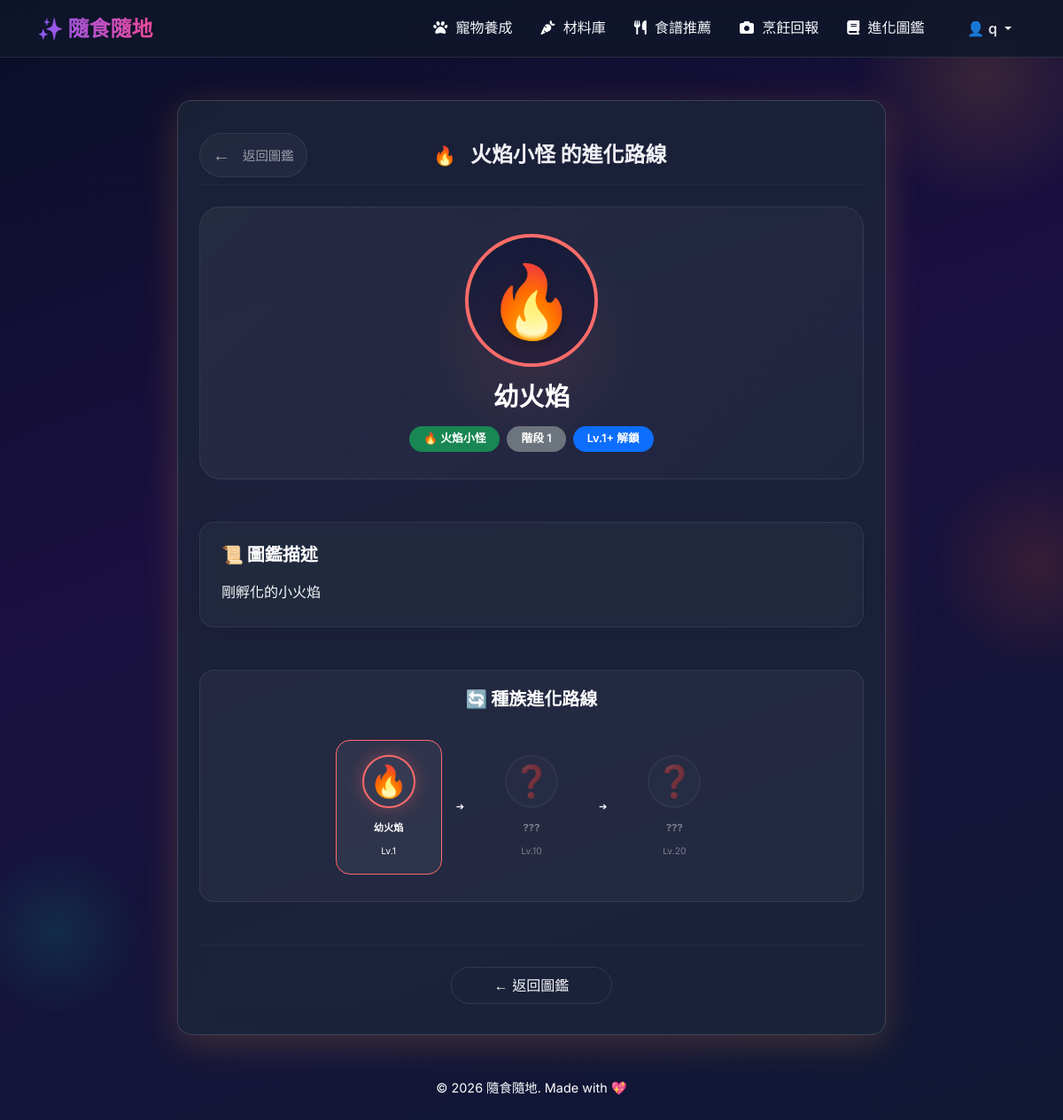
Screenshot of /collection/1 (signed in) with the database file from the repository.
### sql_models.py (models this page shows, shortened)
class User(UserMixin, db.Model):
    __tablename__ = 'users'
    id = db.Column(db.Integer, primary_key=True)
    username = db.Column(db.String(80), unique=True, nullable=False)
    email = db.Column(db.String(120), unique=True, nullable=False)
    password_hash = db.Column(db.String(256), nullable=False)
    display_name = db.Column(db.String(80))
    cooking_count = db.Column(db.Integer, default=0)
    created_at = db.Column(db.DateTime, default=datetime.utcnow)
    pet = db.relationship('Pet', backref='user', uselist=False, cascade="all, delete-orphan")
    preference = db.relationship('UserPreference', backref='user', uselist=False, cascade="all, delete-orphan")
    allergens = db.relationship('UserAllergen', backref='user', cascade="all, delete-orphan")
    favorites = db.relationship('Collection', backref='user', cascade="all, delete-orphan")
    achievements = db.relationship('UserAchievement', backref='user', cascade="all, delete-orphan")

### tables this page shows
CREATE TABLE pet_species (
    id                INTEGER PRIMARY KEY AUTOINCREMENT,
    name              TEXT NOT NULL,
    element           TEXT,
    emoji             TEXT,
    description       TEXT,
    color_primary     TEXT,
    color_secondary   TEXT
);

CREATE TABLE pet_stages (
    id               INTEGER PRIMARY KEY AUTOINCREMENT,
    species_id       INTEGER NOT NULL,
    stage_order      INTEGER,
    name             TEXT NOT NULL,
    level_required   INTEGER,
    image_path       TEXT,
    emoji            TEXT,
    description      TEXT,
    FOREIGN KEY (species_id) REFERENCES pet_species(id) ON DELETE CASCADE
);

### app/routes/collection_routes.py (the view)
@collection_bp.route('/collection/<int:stage_id>')
@login_required
def collection_detail(stage_id):
    user_id = current_user.id
    stage = collection_model.get_stage_by_id(stage_id)
    if not stage:
        return render_template('collection/index.html'), 404
    is_unlocked = collection_model.is_stage_unlocked(user_id, stage_id)
    all_stages_of_species = collection_model.get_stages_by_species(stage['species_id'])
    unlocked_ids = collection_model.get_user_collection(user_id)
    pet = pet_model.get_pet_by_user(user_id)
    return render_template(
        'collection/detail.html',
        stage=stage,
        is_unlocked=is_unlocked,
        all_stages_of_species=all_stages_of_species,
        unlocked_ids=unlocked_ids,
        pet=pet
    )

### app/database.py (called while the page is built)
def get_db():
    if 'db' not in g:
        db_file = current_app.config.get('DATABASE', DB_PATH)
        g.db = sqlite3.connect(db_file)
        g.db.row_factory = sqlite3.Row
        g.db.execute("PRAGMA foreign_keys = ON")
    return g.db

### app/models/collection.py (called while the page is built)
def get_stages_by_species(species_id):
    db = get_db()
    return db.execute('''
        SELECT pst.*,
               ps.name AS species_name, ps.element, ps.emoji AS species_emoji,
               ps.color_primary, ps.color_secondary
        FROM pet_stages pst
        JOIN pet_species ps ON pst.species_id = ps.id
        WHERE pst.species_id = ?
        ORDER BY pst.stage_order
    ''', (species_id,)).fetchall()

def get_stage_by_id(stage_id):
    db = get_db()
    return db.execute('''
        SELECT pst.*,
               ps.name AS species_name, ps.element, ps.emoji AS species_emoji,
               ps.color_primary, ps.color_secondary, ps.description AS species_description
        FROM pet_stages pst
        JOIN pet_species ps ON pst.species_id = ps.id
        WHERE pst.id = ?
    ''', (stage_id,)).fetchone()

def get_user_collection(user_id):
    db = get_db()
    rows = db.execute('''
        SELECT pet_stage_id FROM user_collection WHERE user_id = ?
    ''', (user_id,)).fetchall()
    return set(row['pet_stage_id'] for row in rows)

def is_stage_unlocked(user_id, stage_id):
    db = get_db()
    row = db.execute('''
        SELECT 1 FROM user_collection
        WHERE user_id = ? AND pet_stage_id = ?
    ''', (user_id, stage_id)).fetchone()
    return row is not None

### app/models/pet.py (called while the page is built)
def map_pet_row(row):
    if not row:
        return None
    d = dict(row)
    d['name'] = d.get('pet_name')
    d['level'] = d.get('current_level', 1)
    d['exp'] = d.get('current_exp', 0)
    d['hunger'] = d.get('hunger', 50)
    from config import EXP_PER_LEVEL_MULTIPLIER
    level = d['level']
    exp_to_next = level * EXP_PER_LEVEL_MULTIPLIER
    remaining = d['exp']
    current_l = 1
    while remaining >= (current_l * EXP_PER_LEVEL_MULTIPLIER):
        remaining -= (current_l * EXP_PER_LEVEL_MULTIPLIER)
        current_l += 1
    d['exp_to_next_level'] = exp_to_next
    d['exp_remaining'] = remaining
    d['exp_progress'] = round(remaining / exp_to_next * 100, 1) if exp_to_next > 0 else 100
    return d

### app/templates/collection/detail.html (shortened to what this page needs)
{% extends "base.html" %}
{% block styles %}
<link rel="stylesheet" href="{{ url_for('static', filename='css/collection.css') }}">
{% endblock %}
{% block content %}
<div class="bg-particles" aria-hidden="true">
    <div class="particle particle-1"></div>
    <div class="particle particle-2"></div>
    <div class="particle particle-3"></div>
</div>
<div class="detail-container mt-4 p-4 glass-card rounded-4 mx-auto"
     style="--card-primary: {{ stage.color_primary }}; --card-secondary: {{ stage.color_secondary }};
            border: 1px solid rgba(255, 255, 255, 0.15) !important;
            max-width: 800px;
            box-shadow: 0 10px 40px rgba({{ 139 if not stage else (238 if stage.element == 'fire' else (0 if stage.element == 'nature' else 255)) }},
                                         {{ 92 if not stage else (90 if stage.element == 'fire' else (184 if stage.element == 'nature' else 159)) }},
                                         {{ 246 if not stage else (36 if stage.element == 'fire' else (148 if stage.element == 'nature' else 67)) }}, 0.2) !important;">
    <nav class="collection-nav d-flex align-items-center mb-4 pb-2 border-bottom border-secondary border-opacity-10">
        <a href="{{ url_for('collection.collection_index') }}" class="nav-back text-decoration-none d-flex align-items-center" id="detail-back-btn">
            <span class="nav-back-icon fs-5 me-2">←</span>
            <span>返回圖鑑</span>
        </a>
        <div class="nav-title ms-auto fs-4 fw-bold">
            <span class="nav-icon me-2">{{ stage.species_emoji }}</span>
            {{ stage.species_name }} 的進化路線
        </div>
    </nav>
    {% if is_unlocked %}
    <section class="detail-hero text-center mb-5" id="detail-hero">
        <div class="hero-glow mb-4"></div>
        <div class="hero-pet-visual d-flex align-items-center justify-content-center mx-auto mb-3"
             style="width: 150px; height: 150px; border-radius: 50%;
                    border: 4px solid {{ stage.color_primary }};
                    background: linear-gradient(135deg, {{ stage.color_secondary }}, rgba(255,255,255,0.1));">
            <div class="hero-avatar">
                <span class="hero-emoji" style="font-size: 5rem; filter: drop-shadow(0 5px 8px rgba(0,0,0,0.3));">{{ stage.emoji }}</span>
            </div>
        </div>
        <h1 class="hero-name display-5 fw-bold text-white mb-3">{{ stage.name }}</h1>
        <div class="hero-badges d-flex justify-content-center gap-2">
            <span class="badge bg-success rounded-pill px-3 py-2 fs-7">{{ stage.species_emoji }} {{ stage.species_name }}</span>
            <span class="badge bg-secondary rounded-pill px-3 py-2 fs-7">階段 {{ stage.stage_order }}</span>
            <span class="badge bg-primary rounded-pill px-3 py-2 fs-7">Lv.{{ stage.level_required }}+ 解鎖</span>
        </div>
    </section>
    <section class="detail-description glass-card p-4 rounded-4 mb-5" id="detail-description"
             style="background: rgba(255,255,255,0.02) !important; border-color: rgba(255,255,255,0.08) !important;">
        <h2 class="section-subtitle fs-5 fw-bold text-white mb-3">📜 圖鑑描述</h2>
        <p class="description-text fs-6 text-light mb-0" style="line-height: 1.8;">{{ stage.description }}</p>
    </section>
    <section class="evolution-path mb-5" id="evolution-path">
        <h2 class="section-subtitle fs-5 fw-bold text-white mb-4 text-center">🔄 種族進化路線</h2>
        <div class="path-container d-flex flex-wrap justify-content-center align-items-center gap-3">
            {% for s in all_stages_of_species %}
            {% set s_unlocked = s.id in unlocked_ids %}
            <div class="path-node d-flex flex-column align-items-center p-3 rounded-4 {{ 'active' if s_unlocked else 'inactive' }} {{ 'current' if s.id == stage.id else '' }}"
                 style="width: 120px; transition: all 0.3s ease;
                        background: {{ 'rgba(255,255,255,0.05)' if s.id == stage.id else 'transparent' }};
                        border: 1px solid {{ stage.color_primary if s.id == stage.id else 'transparent' }};">
                <div class="path-node-circle d-flex align-items-center justify-content-center rounded-circle mb-2"
                     style="width: 60px; height: 60px; background: rgba(255,255,255,0.04);
                            border: 2px solid {{ s.color_primary if s_unlocked else 'rgba(255,255,255,0.1)' }};">
                    <span class="path-emoji" style="font-size: 2.2rem;">{{ s.emoji if s_unlocked else '❓' }}</span>
                </div>
                <span class="path-node-name fw-bold text-white fs-7 text-center mb-1">{{ s.name if s_unlocked else '???' }}</span>
                <span class="path-node-level text-muted fs-8">Lv.{{ s.level_required }}</span>
            </div>
            {% if not loop.last %}
            <div class="path-connector d-flex align-items-center justify-content-center text-muted fs-4">
                <span class="connector-arrow">➔</span>
            </div>
            {% endif %}
            {% endfor %}
        </div>
    </section>
    {% endif %}
    <div class="detail-actions text-center border-top border-secondary border-opacity-10 pt-4">
        <a href="{{ url_for('collection.collection_index') }}" class="btn btn-outline-light rounded-pill px-5 py-2 fs-6" id="btn-back-to-collection">
            ← 返回圖鑑
        </a>
    </div>
</div>
{% endblock %}

### app/templates/base.html (shortened to what this page needs)
<!DOCTYPE html>
<html lang="zh-TW">
<head>
    <link href="https://cdn.jsdelivr.net/npm/bootstrap@5.3.2/dist/css/bootstrap.min.css" rel="stylesheet">
    <link rel="stylesheet" href="https://cdnjs.cloudflare.com/ajax/libs/font-awesome/6.4.2/css/all.min.css">
    {% block styles %}{% endblock %}
</head>
<body>
    <nav class="navbar navbar-expand-lg sticky-top mb-5 navbar-dark">
        <div class="container">
            <a class="navbar-brand" href="{{ url_for('main.index') }}">✨ 隨食隨地</a>
            <div class="collapse navbar-collapse" id="navbarNav">
                <ul class="navbar-nav ms-auto align-items-center">
                    {% if current_user and current_user.is_authenticated %}
                        <li class="nav-item">
                            <a class="nav-link" href="{{ url_for('pet.pet_index') }}"><i class="fa-solid fa-paw"></i> 寵物養成</a>
                        </li>
                        <li class="nav-item">
                            <a class="nav-link" href="{{ url_for('ingredient.list_ingredients') }}"><i class="fa-solid fa-carrot"></i> 材料庫</a>
                        </li>
                        <li class="nav-item">
                            <a class="nav-link" href="{{ url_for('recipe.recommend') }}"><i class="fa-solid fa-utensils"></i> 食譜推薦</a>
                        </li>
                        <li class="nav-item">
                            <a class="nav-link" href="{{ url_for('cooking.report_page') }}"><i class="fa-solid fa-camera"></i> 烹飪回報</a>
                        </li>
                        <li class="nav-item">
                            <a class="nav-link" href="{{ url_for('collection.collection_index') }}"><i class="fa-solid fa-book"></i> 進化圖鑑</a>
                        </li>
                        <li class="nav-item dropdown ms-lg-3">
                            <a class="nav-link dropdown-toggle btn btn-outline-light rounded-pill px-3 py-1 mt-2 mt-lg-0 text-white" href="#" id="userDropdown" role="button" data-bs-toggle="dropdown" aria-expanded="false">
                                👤 {{ current_user.display_name }}
                            </a>
                        </li>
                    {% endif %}
                </ul>
            </div>
        </div>
    </nav>
    <main class="container mb-5">
        {% block content %}{% endblock %}
    </main>
    <footer class="text-center pb-4 text-muted" style="font-size: 0.9rem;">
        <p>&copy; 2026 隨食隨地. Made with 💖</p>
    </footer>
</body>
</html>

### app/templates/base.html (style rules this page uses)
:root { --primary-glow: #8B5CF6; --secondary-glow: #EC4899; --bg-color: #0F172A; --glass-bg: rgba(30, 41, 59, 0.7); --glass-border: rgba(255, 255, 255, 0.1); --text-main: #F8FAFC; --text-muted: #ffffff; }
.text-muted, .text-light-muted, .text-secondary, .form-text, .card-text.text-muted, small.text-muted { color: #ffffff !important; }
body { font-family: 'Inter', 'Noto Sans TC', sans-serif; background-color: var(--bg-color); color: var(--text-main); min-height: 100vh; background-image: radial-gradient(circle at 15% 50%, rgba(139, 92, 246, 0.15), transparent 25%), radial-gradient(circle at 85% 30%, rgba(236, 72, 153, 0.15), transparent 25%); background-attachment: fixed; }
h1, h2, h3, .navbar-brand { font-family: 'Outfit', 'Noto Sans TC', sans-serif; font-weight: 600; }
.navbar { background: rgba(15, 23, 42, 0.8) !important; backdrop-filter: blur(12px); -webkit-backdrop-filter: blur(12px); border-bottom: 1px solid var(--glass-border); }
.navbar-brand { background: linear-gradient(to right, #8B5CF6, #EC4899); -webkit-background-clip: text; -webkit-text-fill-color: transparent; font-size: 1.5rem; font-weight: 700; }
.nav-link { color: var(--text-main) !important; transition: color 0.3s ease; font-weight: 500; padding: 0.5rem 1rem !important; }
.nav-link i { margin-right: 5px; }
.glass-card { background: var(--glass-bg) !important; backdrop-filter: blur(16px); -webkit-backdrop-filter: blur(16px); border: 1px solid var(--glass-border) !important; border-radius: 1rem; padding: 2rem; box-shadow: 0 4px 30px rgba(0, 0, 0, 0.1); transition: transform 0.3s ease, box-shadow 0.3s ease; }
.btn-outline-light { border-color: var(--glass-border); color: var(--text-main); }

### app/templates/collection/detail.html (style rules this page uses)
.bg-particles { position: fixed; top: 0; left: 0; width: 100%; height: 100%; pointer-events: none; z-index: -1; overflow: hidden; }

### rows the page displays
User: display_name "q"
pet_species: species_emoji "🔥", species_name "火焰小怪"
pet_stages: emoji "🔥", name "幼火焰", stage_order "1", level_required "1", description "剛孵化的小火焰"
pet_stages: emoji "❓", name "???", level_required "10"
pet_stages: emoji "❓", name "???", level_required "20"
